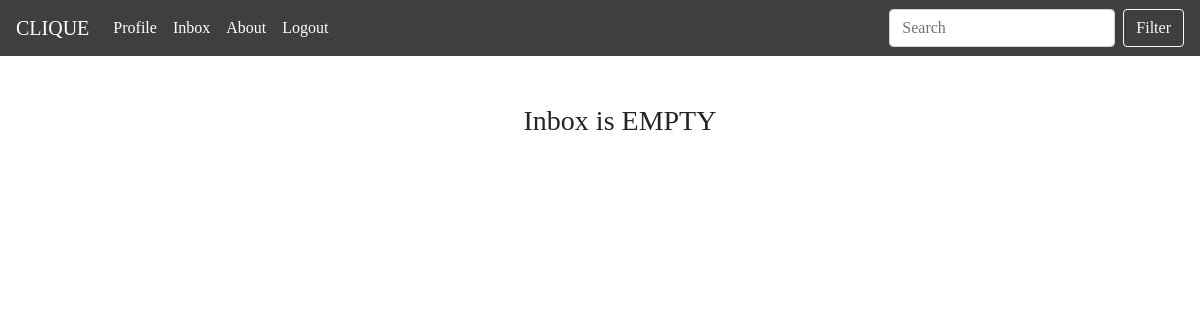
/inbox/1/ (signed in), run on an earlier commit of the app's database.
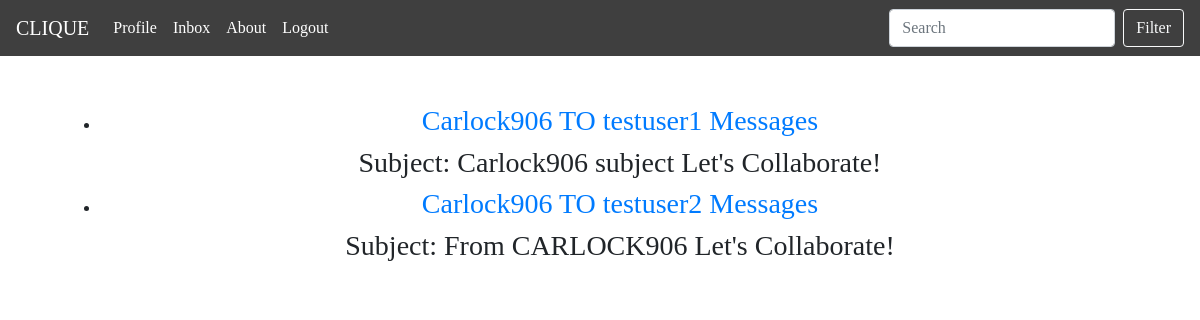
And on a later commit of the database.
### inboxApp/models.py (models this page shows)
class InboxDB(models.Model):
    sender = models.ForeignKey(CustomUser, related_name='sender', on_delete=models.CASCADE, null=True)
    receiver = models.ForeignKey(CustomUser, related_name='receiver', on_delete=models.CASCADE, null=True)
    subject = models.CharField(max_length=100, default="Let's Collaborate!", blank=True, null=True)
    body = models.CharField(max_length=1000, default='', blank=True, null=True)
    published = models.DateTimeField(auto_now_add=True)
    def __str__(self):
        return f"{self.sender} TO {self.receiver} Messages"

### users/models.py (models this page shows)
class CustomUser(AbstractUser):
    pass
    def __str__(self):
        return self.username

### inboxApp/views.py (the view)
# urls.py: path('<int:id>/', views.user_inbox, name='user-inbox'),
@login_required
def user_inbox(request, id):
    return render(request, 'inbox/user_inbox_list.html', {'inbox_msgs': InboxDB.objects.filter(sender=id)})

### templates/inbox/user_inbox_list.html (shortened to what this page needs)
{% extends 'base.html' %}
{% block content %}
    {% if user.is_authenticated %}
        <div class="container text-center mt-5">
            <ul>
                {% for msg in inbox_msgs %}
                    <li>
                        <h3><a href="{% url 'user-msg' msg.id %}">{{ msg }}</a></h3>
                        <h3>Subject: {{ msg.subject }}</h3>
                    </li>
                {% empty %}
                    <h3>Inbox is EMPTY</h3>
                {% endfor %}
            </ul>
            <br>
        </div>
    {% endif %}
{% endblock %}

### templates/base.html (shortened to what this page needs)
{% load static %}
<!doctype html>
<html lang="en">
  <head>
    <link rel="stylesheet" href="https://stackpath.bootstrapcdn.com/bootstrap/4.3.1/css/bootstrap.min.css">
    <link rel="stylesheet" href="{% static 'css/main.css' %}">
    <link rel="stylesheet" href="{% static 'css/nav_styles.css' %}">
  </head>
  <body>
    <nav id="navbar" class="navbar navbar-expand-lg active">
        <a class="navbar-brand" href="{% url 'home' %}">CLIQUE <span class="sr-only">(current)</span></a>
        <div class="collapse navbar-collapse" id="navbarSupportedContent">
          <ul class="navbar-nav mr-auto">
            {% if user.is_authenticated %}
            <li class="nav-item active">
              <a method="GET" class="nav-link" href="{% url 'profile' user.id %}">Profile </a>
            </li>
            <li class="nav-item active">
              <a method="GET" class="nav-link" href="{% url 'user-inbox' user.id %}">Inbox </a>
            </li>
            {% endif %}
            <li class="nav-item active">
              <a class="nav-link" href="{% url 'about' %}">About </a>
            </li>
            {% if user.is_authenticated %}
            <li class="nav-item active">
              <a class="nav-link" href="{% url 'logout' %}">Logout </a>
            </li>
            {% endif %}
          </ul>
          <form class="form-inline my-2 my-lg-0">
            <input class="form-control mr-sm-2" type="search" placeholder="Search" aria-label="Search">
            <button class="btn btn-outline-light my-2 my-sm-0" type="submit">Filter</button>
          </form>
        </div>
      </nav>
    <div class="container">
      {% block content %} {% endblock %}
    </div>
  </body>
</html>

### static/css/main.css (style rules this page uses)
body { font-family: 'Halant', serif; }

### static/css/nav_styles.css (style rules this page uses)
#navbar { background: rgb(63, 63, 63); color: white; }
a.navbar-brand { font-family: 'Spectral', serif; color: white; }
a.nav-link { color: white; }

What changed in the data, as far as the page shows it:
now on this page (row edited): InboxDB: sender+receiver "Carlock906 TO testuser1 Messages", subject "Carlock906 subject Let's Collaborate!"
added InboxDB: sender+receiver "Carlock906 TO testuser2 Messages", subject "From CARLOCK906 Let's Collaborate!"
Also different on the page:
text no longer shown: "Inbox is EMPTY"
